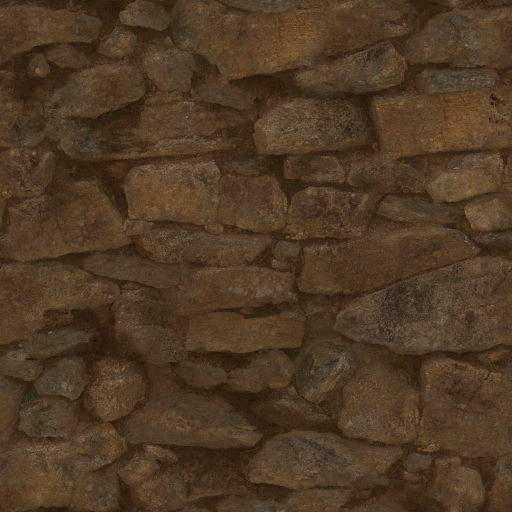
#> input picture source_images/1k/rock_wall_10_diff_1k.jpg, 1024 x 1024 px (shown at 1/2 size); its folder holds 2 pictures in this run
$ python measure_time.py
#> lines starting #> are read from the running program, lines starting #| are printed output that depends on the picture; after the words box and inside, x2 and y2 are one past the last pixel; in counts of white or black regions, pixels touching at a corner belong together
### Python/src/img_process_cv.py
import cv2

def blur(src_path: str, dst_path: str, ksize: int) -> None:
#> called with ksize = 5
    try:
        src = cv2.imread(src_path, cv2.IMREAD_UNCHANGED)
#> src is the input picture: shape (1024, 1024, 3); mean B, G, R 37.3, 58.1, 79.2
    except:
        print(f"Error reading {src_path}")
        return
    dst = cv2.GaussianBlur(src, (ksize, ksize), sigmaX=0, sigmaY=None)
    cv2.imwrite(dst_path, dst)

def blend(src1_path: str, src2_path: str, dst_path: str, weight: float) -> None:
#> called with src2_path = 'source_images/1k/wood_planks_diff_1k.jpg', dst_path = 'Python/out/blendcv.jpg', weight = 0.5
    try:
        src1 = cv2.imread(src1_path, cv2.IMREAD_UNCHANGED)
    except:
        print(f"Error reading {src1_path}")
        return
    try:
        src2 = cv2.imread(src2_path, cv2.IMREAD_UNCHANGED)
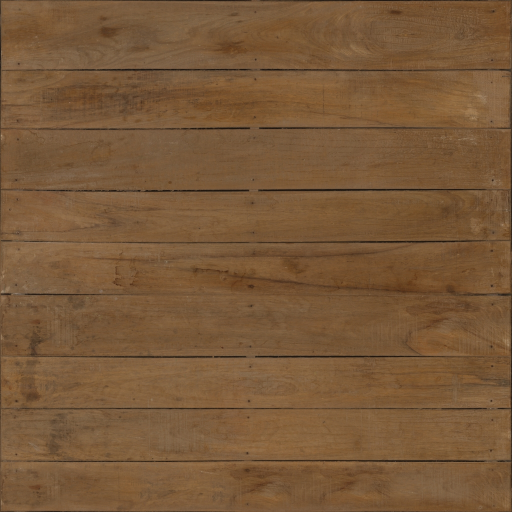
#> input picture source_images/1k/wood_planks_diff_1k.jpg, 1024 x 1024 px (shown at 1/2 size)
#> src2 is the input picture: shape (1024, 1024, 3); mean B, G, R 56.8, 88.3, 120.5
    except:
        print(f"Error reading {src2_path}")
        return
    dst = cv2.addWeighted(src1, weight, src2, 1-weight, 0)
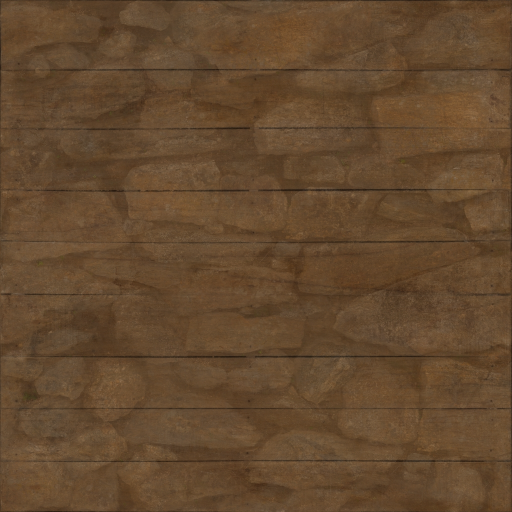
#> dst: shape (1024, 1024, 3) (shown at 1/2 size); mean B, G, R 47, 73.2, 99.9
    cv2.imwrite(dst_path, dst)

def draw_cricle(src_path: str, dst_path: str, x: int, y: int, r: int) -> None:
    try:
        src = cv2.imread(src_path, cv2.IMREAD_UNCHANGED)
    except:
        print(f"Error reading {src_path}")
        return
    dst = src.copy()
    cv2.circle(dst, (x, y), r, (255, 255, 255), -1)
    cv2.imwrite(dst_path, dst)

# [9 lines left out: function draw_rectangle, not called in this run]

### Python/src/img_process_pil.py
from PIL import Image, ImageFilter, ImageDraw

def blur(src_path: str, dst_path: str, ksize: int) -> None:
    try:
        src = Image.open(src_path)
    except:
        print(f"Error reading {src_path}")
        return
    dst = src.filter(ImageFilter.GaussianBlur(ksize))
    dst.save(dst_path)

def blend(src1_path: str, src2_path: str, dst_path: str, weight: float) -> None:
#> called with src2_path = 'source_images/1k/wood_planks_diff_1k.jpg', dst_path = 'Python/out/blendpil.jpg', weight = 0.5
    try:
        src1 = Image.open(src1_path)
    except:
        print(f"Error reading {src1_path}")
        return
    try:
        src2 = Image.open(src2_path)
#> src2: PIL image 1024x1024 RGB
    except:
        print(f"Error reading {src2_path}")
        return
    dst = Image.blend(src1, src2, weight)
#> dst: PIL image 1024x1024 RGB
#> in draw_cricle, `cv2.circle(dst, (x, y), r, (255, 255, 255), -1)`:
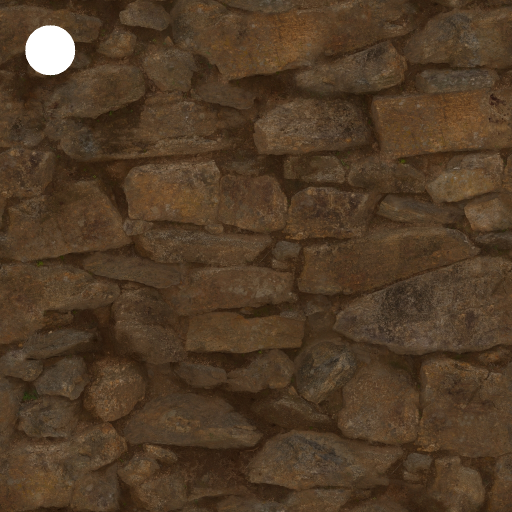
#> dst: shape (1024, 1024, 3) (shown at 1/2 size); 0.75% of pixels changed, all inside (x1, y1, x2, y2) = (50, 50, 151, 151)
    dst.save(dst_path)

def draw_cricle(src_path: str, dst_path: str, x: int, y: int, r: int) -> None:
#> called with x = 100, y = 100, r = 50
    try:
        src = Image.open(src_path)
    except:
        print(f"Error reading {src_path}")
        return
    dst = src.copy()
    draw = ImageDraw.Draw(dst)
    draw.ellipse((x-r, y-r, x+r, y+r), fill=(255,255,255))
    dst.save(dst_path)

# [10 lines left out: function draw_rectangle, not called in this run]

### Python/src/measure_time.py
import time
import os.path
import glob
import img_process_cv
import img_process_pil

class Timer:
    def __enter__(self):
        self.start = time.time()
        return self
    def __exit__(self, type, value, traceback):
        print(f"{(time.time() - self.start) / N * 1000} ms")

if __name__ == '__main__':
    N = 12
    dir_names = ["1k", "2k", "4k"]
    base_dir = os.path.dirname(os.path.dirname(os.getcwd()))
    out_dir = os.path.join(base_dir, "Python", "out")
    print(f"Calculating average time for {N} runs.")
    for dir_name in dir_names:
        photos_dir = os.path.join(base_dir, "source_images", dir_name)
        photos = glob.glob(os.path.join(photos_dir, "*.jpg"))
        fname1 = os.path.basename(photos[0])
        fname2 = os.path.basename(photos[1])
        print(f"Test for {dir_name} files.")
        print(f"Blur (k5) with OpenCV:")
        with Timer():
            for i in range(N):
                img_process_cv.blur(
                    photos[0],
                    os.path.join(out_dir, f"{fname1}_blurredcv.jpg"),
                    5
                )
        print(f"Blur (k5) with Pillow:")
        with Timer():
            for i in range(N):
                img_process_pil.blur(
                    photos[0],
                    os.path.join(out_dir, f"{fname1}_blurredpil.jpg"),
                    5
                )
        print(f"Blend (0.5/0.5) with OpenCV:")
        with Timer():
            for i in range(N):
                img_process_cv.blend(
                    photos[0],
                    photos[1],
                    os.path.join(out_dir, "blendcv.jpg"),
                    0.5
                )
        print(f"Blend (0.5/0.5) with Pillow:")
        with Timer():
            for i in range(N):
                img_process_pil.blend(
                    photos[0],
                    photos[1],
                    os.path.join(out_dir, "blendpil.jpg"),
                    0.5
                )
        print(f"Draw a circle (r50) with OpenCV:")
        with Timer():
            for i in range(N):
                img_process_cv.draw_cricle(
                    photos[0],
                    os.path.join(out_dir, f"{fname1}_circlecv.jpg"),
                    100,
                    100,
                    50
                )
        print(f"Draw a circle (r50) with Pillow:")
        with Timer():
            for i in range(N):
                img_process_pil.draw_cricle(
                    photos[0],
                    os.path.join(out_dir, f"{fname1}_circlepil.jpg"),
                    100,
                    100,
                    50
                )
#> pass 2 of the loop `for dir_name in dir_names:`:
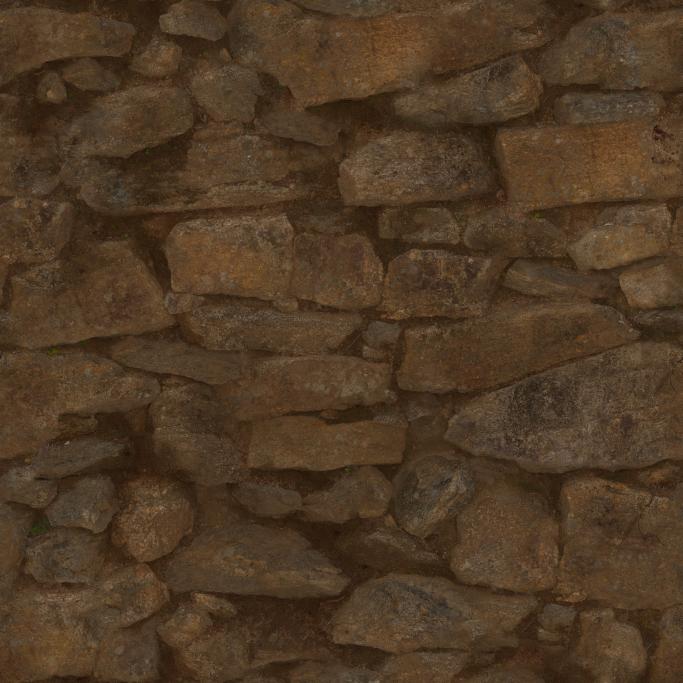
#> input picture source_images/2k/rock_wall_10_diff_2k.jpg, 2048 x 2048 px (shown at 1/3 size)
#> in blur, src is the input picture: shape (2048, 2048, 3); mean B, G, R 37.3, 58.1, 79.2
#> src: PIL image 2048x2048 RGB
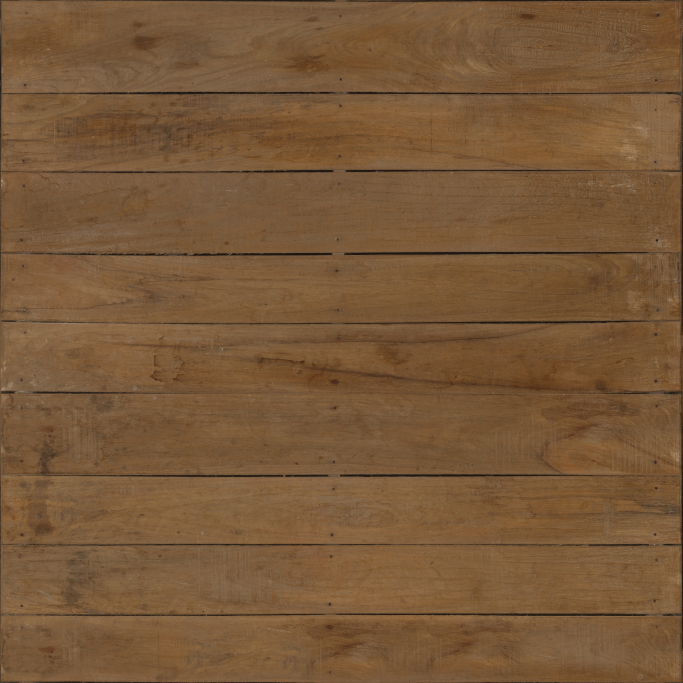
#> input picture source_images/2k/wood_planks_diff_2k.jpg, 2048 x 2048 px (shown at 1/3 size)
#> in blend, src2 is the input picture: shape (2048, 2048, 3); mean B, G, R 56.8, 88.3, 120.5
#> src2: PIL image 2048x2048 RGB
#> in draw_cricle (call 13), `dst.save(dst_path)`:
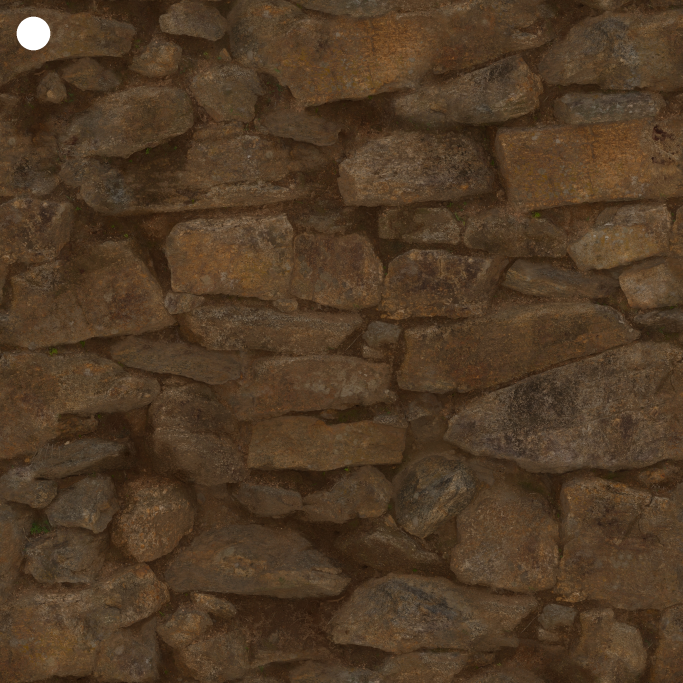
#> saved as rock_wall_10_diff_2k.jpg_circlepil.jpg: PIL image 2048x2048 RGB (shown at 1/3 size); mean R, G, B 79.5, 58.5, 37.7
#> (the run stopped early here; a loop or call above may not have finished)
